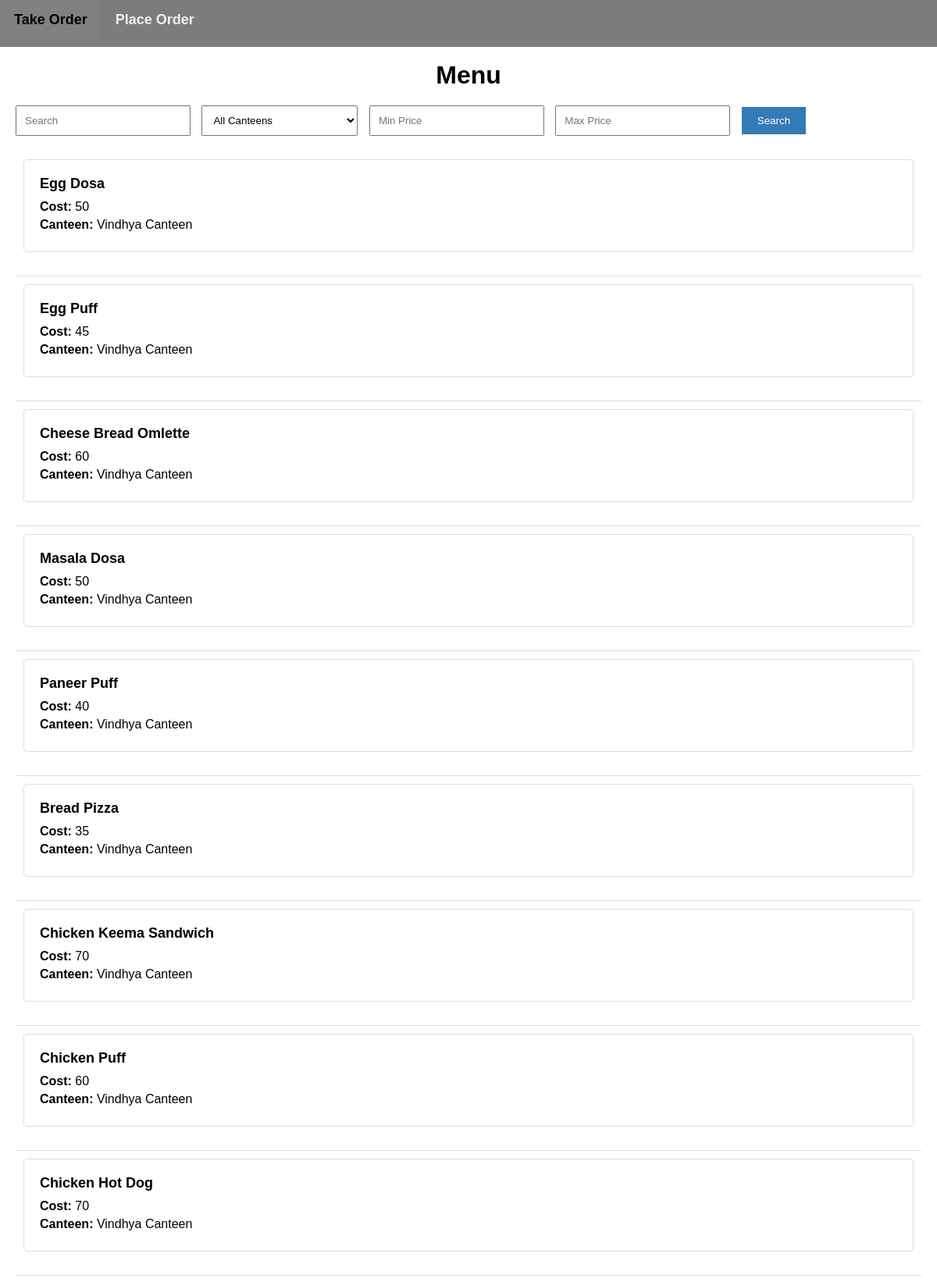
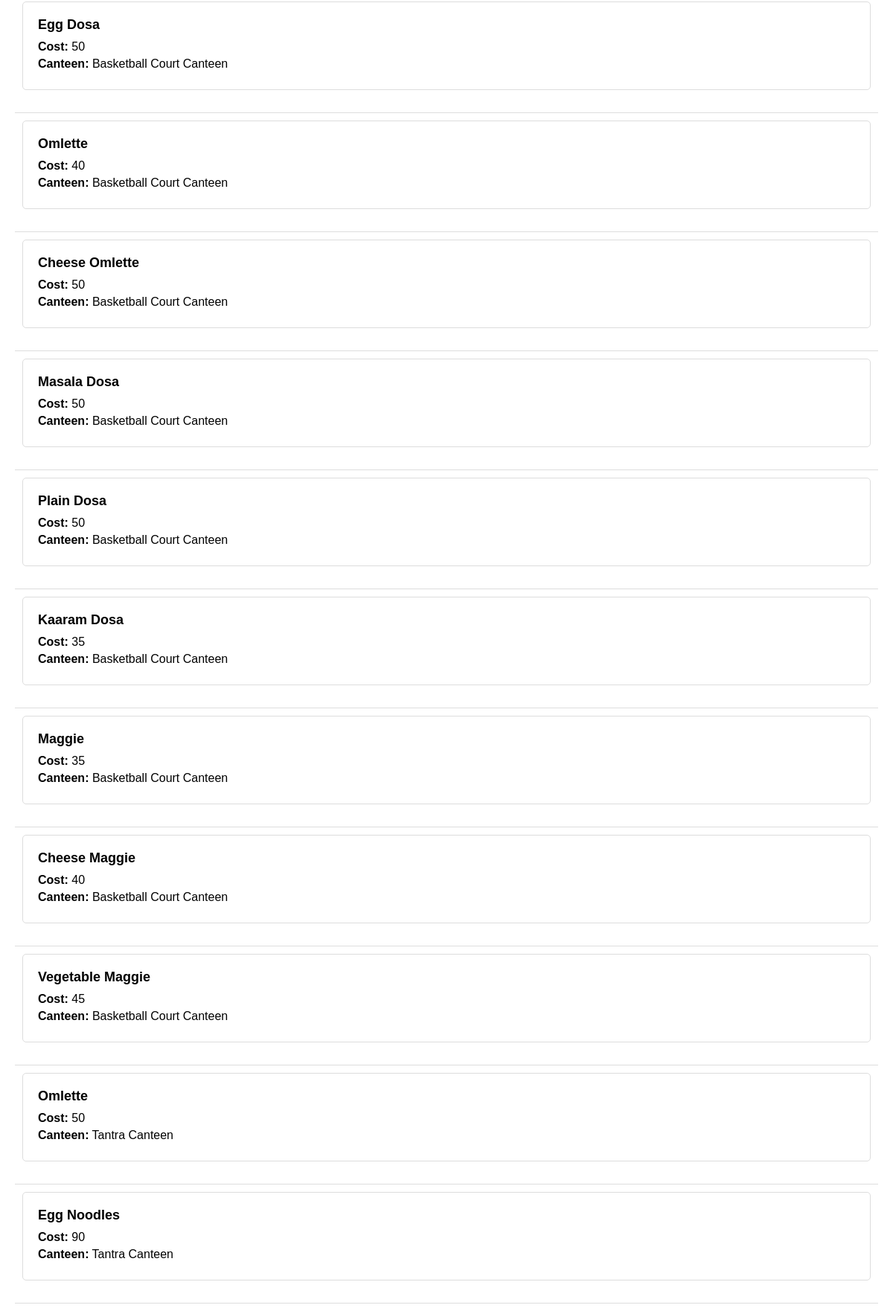
The app's page /search-menu (upper part) with its own data (2 pictures, top to bottom).
### tables this page shows
CREATE TABLE Menu (
menu_id INTEGER PRIMARY KEY,
canteen_id INTEGER NOT NULL,
item_name TEXT NOT NULL,
item_price INTEGER NOT NULL,
FOREIGN KEY (canteen_id) REFERENCES Canteens(canteen_id));

CREATE TABLE Canteens (
    canteen_id INTEGER PRIMARY KEY,
    name TEXT NOT NULL,
    contact TEXT,
    opening_time INTEGER,
    closing_time INTEGER
);

### app.py (the view)
@app.route('/search-menu', methods=['GET'])
def search_menu():
    conn = sqlite3.connect('./iiiteats.db')
    cursor = conn.cursor()
    query = request.args.get('query', '')
    canteen = request.args.get('canteen', '')
    min_price = request.args.get('min_price', '')
    max_price = request.args.get('max_price', '')
    sql = """
        SELECT Menu.item_name, Menu.item_price, Canteens.name
        FROM Menu
        JOIN Canteens ON Menu.canteen_id = Canteens.canteen_id
        WHERE Menu.item_name LIKE ?
        AND (Canteens.name LIKE ? OR ? = '')
        AND (Menu.item_price >= ? OR ? = '') AND (Menu.item_price <= ? OR ? = '')
    """
    params = [f"%{query}%", f"%{canteen}%", canteen, min_price, min_price, max_price, max_price]
    cursor.execute(sql, params)
    menu_items = cursor.fetchall()
    cursor.execute("SELECT DISTINCT name FROM Canteens")
    canteens = [canteen[0] for canteen in cursor.fetchall()]
    conn.commit()
    conn.close()
    return render_template('search.html', menu_items=menu_items, query=query, canteens=canteens, min_price=min_price, max_price=max_price)

### templates/search.html (shortened to what this page needs)
<!DOCTYPE html>
<html>
  <head>
    <link rel="stylesheet" href="../static/search.css" />
    <link rel="stylesheet" href="../static/navbar.css" />
  </head>
  <body>
    <nav class="navbar">
      <a href="/take_orders">Take Order</a>
      <a href="">Place Order</a>
    </nav>
    <h1>Menu</h1>
    <form action="/search-menu" method="GET">
      <input
        type="text"
        name="query"
        placeholder="Search"
        value="{{ query }}"
      />
      <select name="canteen">
        <option value="">All Canteens</option>
      </select>
      <input
        type="number"
        name="min_price"
        placeholder="Min Price"
        value="{{ min_price }}"
      />
      <input
        type="number"
        name="max_price"
        placeholder="Max Price"
        value="{{ max_price }}"
      />
      <button type="submit">Search</button>
    </form>
    <table>
      {% for item in menu_items %}
      <tr>
        <td>
          <div class="result-box">
            <div class="result-title">{{ item[0] }}</div>
            <div class="result-details"><span>Cost</span> {{ item[1] }}</div>
            <div class="result-details"><span>Canteen</span> {{ item[2] }}</div>
          </div>
        </td>
      </tr>
      {% endfor %}
    </table>
  </body>
</html>

### static/search.css (style rules this page uses)
body { font-family: Arial, sans-serif; margin: 0; padding: 20px; }
h1 { margin-top: 5%; text-align: center; margin-bottom: 20px; }
form { margin-bottom: 20px; }
input[type="text"], input[type="number"], select { padding: 10px; width: 200px; margin-right: 10px; }
button[type="submit"] { padding: 10px 20px; background-color: #337ab7; color: white; border: none; cursor: pointer; }
table { width: 100%; border-collapse: collapse; }
th, td { padding: 10px; text-align: left; border-bottom: 1px solid #ddd; }
.result-box { border: 1px solid #ddd; border-radius: 5px; padding: 20px; margin-bottom: 20px; }
.result-title { font-size: 18px; font-weight: bold; margin-bottom: 10px; }
.result-details { margin-bottom: 5px; }
.result-details span { font-weight: bold; }
.result-details span::after { content: ":"; }

### static/navbar.css (style rules this page uses)
.navbar { background-color: rgba(65, 61, 61, 0.678); position: fixed; z-index: 100; top: 0; left: 0; height: 60px; width: 100%; justify-content: space-evenly; align-items: center; }
.navbar a { float: left; display: block; color: #eeeeee; text-align: center; padding: 15px 18px; font-size: 18px; font-weight: bold; }
a, a:hover, a:focus, a:active { text-decoration: none; color: inherit; }

### records on screen
Menu: item_name "Egg Dosa", item_price "50", name "Vindhya Canteen"
Menu: item_name "Egg Puff", item_price "45", name "Vindhya Canteen"
Menu: item_name "Cheese Bread Omlette", item_price "60", name "Vindhya Canteen"
Menu: item_name "Masala Dosa", item_price "50", name "Vindhya Canteen"
Menu: item_name "Paneer Puff", item_price "40", name "Vindhya Canteen"
Menu: item_name "Bread Pizza", item_price "35", name "Vindhya Canteen"
Menu: item_name "Chicken Keema Sandwich", item_price "70", name "Vindhya Canteen"
Menu: item_name "Chicken Puff", item_price "60", name "Vindhya Canteen"
Menu: item_name "Chicken Hot Dog", item_price "70", name "Vindhya Canteen"
Menu: item_name "Egg Dosa", item_price "50", name "Basketball Court Canteen"
Menu: item_name "Omlette", item_price "40", name "Basketball Court Canteen"
Menu: item_name "Cheese Omlette", item_price "50", name "Basketball Court Canteen"
Menu: item_name "Masala Dosa", item_price "50", name "Basketball Court Canteen"
Menu: item_name "Plain Dosa", item_price "50", name "Basketball Court Canteen"
Menu: item_name "Kaaram Dosa", item_price "35", name "Basketball Court Canteen"
Menu: item_name "Maggie", item_price "35", name "Basketball Court Canteen"
Menu: item_name "Cheese Maggie", item_price "40", name "Basketball Court Canteen"
Menu: item_name "Vegetable Maggie", item_price "45", name "Basketball Court Canteen"
Menu: item_name "Omlette", item_price "50", name "Tantra Canteen"
Menu: item_name "Egg Noodles", item_price "90", name "Tantra Canteen"
